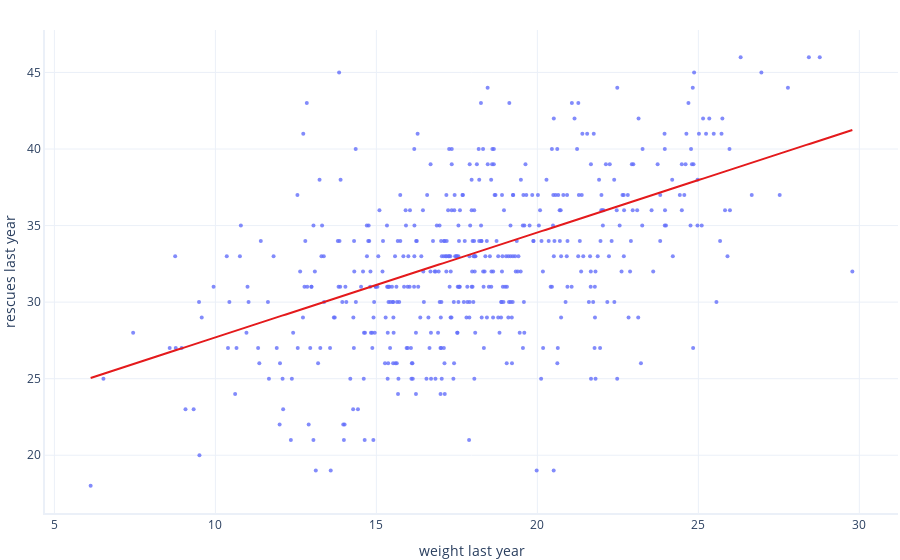

Write notebook code for a chart like this one.
### Code cell
# Plot the fitted model against this new dataset. 

graphing.scatter_2D(new_data, "weight_last_year", "rescues_last_year", trendline = lambda x: model.params[1] * x + model.params[0])
